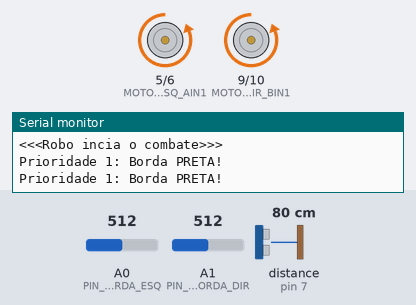
Bench run of a sketch on a simulated Arduino Uno, built with avr-gcc and run on an emulated ATmega328P. Shown: motor-driver pin pairs drawn as motors (green arrow = first pin HIGH = forward, orange = second pin HIGH = backward, longer = more drive), the last lines printed to the serial monitor. Wiring (inferred from the names in the program): ultrasonic range finder: trigger pin 4; echo pin 7. The inputs (shaded band) are chosen by the test bench; at power-on: A0 (PIN_SENSOR_BORDA_ESQ) = 512, A1 (PIN_SENSOR_BORDA_DIR) = 512, distance to the obstacle (sensor on pin 7) 80 cm. The echo pulse lasts 58.3 µs per cm.

Above: at 6.2 s.
6.3 s: A0 (PIN_SENSOR_BORDA_ESQ) set to 490
At 6.51 s:
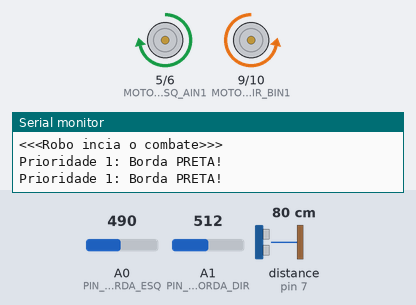
9.8 s: A1 (PIN_SENSOR_BORDA_DIR) set to 490
At 10.6 s:
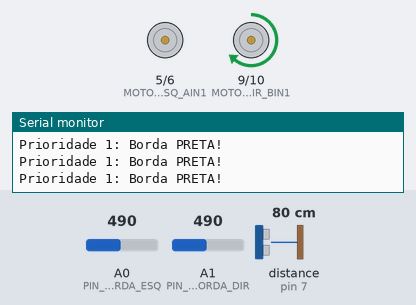
13.4 s: distance to the obstacle (sensor on pin 7) set to 34 cm
16.9 s: distance to the obstacle (sensor on pin 7) set to 28 cm
At 17.3 s:
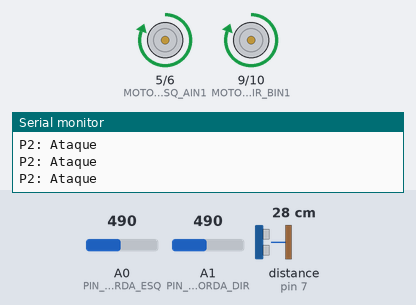
18.4 s: distance to the obstacle (sensor on pin 7) set to 35 cm
At 18.8 s:
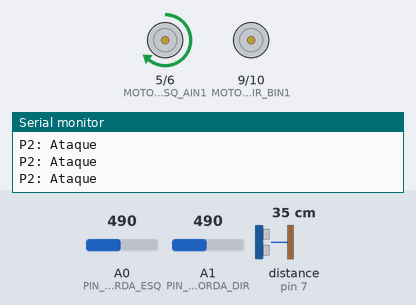
21.9 s: A1 (PIN_SENSOR_BORDA_DIR) set to 510
Timing chart, 0 to 26.4 s (numbered marks = the images above; inputs shaded):
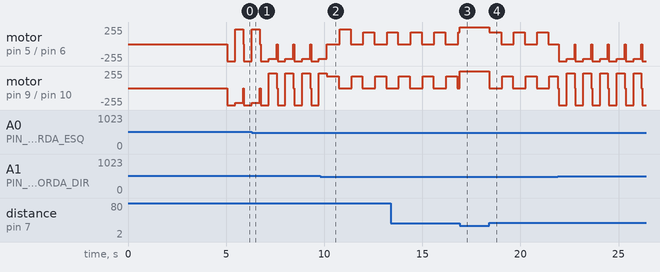

The sketch:

codigo_robo_trainee.ino
```cpp
const int MOTOR_ESQ_AIN1 = 5; // Pino PWM
const int MOTOR_ESQ_AIN2 = 6; // Pino PWM

const int MOTOR_DIR_BIN1 = 9; // Pino PWM
const int MOTOR_DIR_BIN2 = 10;// Pino PWM

const int PIN_SENSOR_BORDA_ESQ = A0;
const int PIN_SENSOR_BORDA_DIR = A1;

const int PIN_SENSOR_TRIG = 4;
const int PIN_SENSOR_ECHO = 7;

const int LIMITE_DISTANCIA_ATAQUE_CM = 30;

const int LIMIAR_BORDA = 500;

const int VEL_MAXIMA_ATAQUE = 255;
const int VEL_FUGA_TRAS = 255;
const int VEL_FUGA_GIRO = 220;
const int VEL_BUSCA_GIRO = 180;

bool bordaEsquerdaDetectada = false;
bool bordaDireitaDetectada = false;
long distanciaCentroCm = 0;

unsigned long ultimoTempoRadar = 0;
bool virandoEsquerda = true;
const int TEMPO_RADAR = 600;

void moverFrente(int velocidade);
void moverTras(int velocidade);
void girarEsquerda(int velocidade);
void girarDireita(int velocidade);
void pararMotores();
long lerDistanciaUltrassonico(int pinoTrig, int pinoEcho);
bool lerSensorBordaEsquerda();
bool lerSensorBordaDireita();
void buscaRadar();

void setup()
{
  pinMode(MOTOR_ESQ_AIN1, OUTPUT);
  pinMode(MOTOR_ESQ_AIN2, OUTPUT);

  pinMode(MOTOR_DIR_BIN1, OUTPUT);
  pinMode(MOTOR_DIR_BIN2, OUTPUT);

  pinMode(PIN_SENSOR_BORDA_ESQ, INPUT);
  pinMode(PIN_SENSOR_BORDA_DIR, INPUT);

  pinMode(PIN_SENSOR_TRIG, OUTPUT);
  pinMode(PIN_SENSOR_ECHO, INPUT);

  Serial.begin(9600);
  Serial.println("<<<Robo Iniciado>>>");
  delay(5000);
  Serial.println("<<<Robo incia o combate>>>");
  ultimoTempoRadar = millis();
}

void loop()
{
  bordaEsquerdaDetectada = lerSensorBordaEsquerda();
  bordaDireitaDetectada = lerSensorBordaDireita();
  distanciaCentroCm = lerDistanciaUltrassonico(PIN_SENSOR_TRIG, PIN_SENSOR_ECHO);

  // --- 1. Nao cair da borda
  if (bordaEsquerdaDetectada || bordaDireitaDetectada)
  {
    Serial.println("Prioridade 1: Borda PRETA!");
    pararMotores();
    delay(50);

    moverTras(VEL_FUGA_TRAS);
    delay(400);

    if (bordaEsquerdaDetectada)
    {
      girarDireita(VEL_FUGA_GIRO);
    }
    else
    {
      girarEsquerda(VEL_FUGA_GIRO);
    }
    delay(400);

    ultimoTempoRadar = millis(); // Reseta o radar
    return;
  }

  // --- 2. ATAQUE ---
  else if (distanciaCentroCm > 0 && distanciaCentroCm < LIMITE_DISTANCIA_ATAQUE_CM)
  {
    Serial.println("P2: Ataque");
    moverFrente(VEL_MAXIMA_ATAQUE);
    ultimoTempoRadar = millis();
  }

  // --- 3. BUSCA (ZIG-ZAG AVANTE) ---
  else
  {
    buscaRadar();
  }
}

void buscaRadar()
{
  // Controla o tempo de troca de lado
  if (millis() - ultimoTempoRadar > TEMPO_RADAR)
  {
    virandoEsquerda = !virandoEsquerda;
    ultimoTempoRadar = millis();
    pararMotores();
    delay(50);
  }
  if (virandoEsquerda)
  {
    analogWrite(MOTOR_ESQ_AIN1, 0);
    digitalWrite(MOTOR_ESQ_AIN2, LOW);

    analogWrite(MOTOR_DIR_BIN1, VEL_BUSCA_GIRO);
    digitalWrite(MOTOR_DIR_BIN2, LOW);
  }
  else
  {
    analogWrite(MOTOR_ESQ_AIN1, VEL_BUSCA_GIRO);
    digitalWrite(MOTOR_ESQ_AIN2, LOW);

    analogWrite(MOTOR_DIR_BIN1, 0);
    digitalWrite(MOTOR_DIR_BIN2, LOW);
  }
}

void moverFrente(int velocidade)
{
  analogWrite(MOTOR_ESQ_AIN1, velocidade);
  digitalWrite(MOTOR_ESQ_AIN2, LOW);

  analogWrite(MOTOR_DIR_BIN1, velocidade);
  digitalWrite(MOTOR_DIR_BIN2, LOW);
}

void moverTras(int velocidade)
{
  digitalWrite(MOTOR_ESQ_AIN1, LOW);
  analogWrite(MOTOR_ESQ_AIN2, velocidade);

  digitalWrite(MOTOR_DIR_BIN1, LOW);
  analogWrite(MOTOR_DIR_BIN2, velocidade);
}

void girarEsquerda(int velocidade)
{
  digitalWrite(MOTOR_ESQ_AIN1, LOW);
  analogWrite(MOTOR_ESQ_AIN2, velocidade);

  analogWrite(MOTOR_DIR_BIN1, velocidade);
  digitalWrite(MOTOR_DIR_BIN2, LOW);
}

void girarDireita(int velocidade)
{
  analogWrite(MOTOR_ESQ_AIN1, velocidade);
  digitalWrite(MOTOR_ESQ_AIN2, LOW);

  digitalWrite(MOTOR_DIR_BIN1, LOW);
  analogWrite(MOTOR_DIR_BIN2, velocidade);
}

void pararMotores()
{
  digitalWrite(MOTOR_ESQ_AIN1, HIGH);
  digitalWrite(MOTOR_ESQ_AIN2, HIGH);

  digitalWrite(MOTOR_DIR_BIN1, HIGH);
  digitalWrite(MOTOR_DIR_BIN2, HIGH);
}

long lerDistanciaUltrassonico(int pinoTrig, int pinoEcho)
{
  digitalWrite(pinoTrig, LOW);
  delayMicroseconds(2);
  digitalWrite(pinoTrig, HIGH);
  delayMicroseconds(10);
  digitalWrite(pinoTrig, LOW);

  long duracao = pulseIn(pinoEcho, HIGH, 5000);

  if (duracao == 0)
  {
    return 100;
  }

  return duracao * 0.034 / 2;
}

bool lerSensorBordaEsquerda()
{
  return (analogRead(PIN_SENSOR_BORDA_ESQ) > LIMIAR_BORDA);
}

bool lerSensorBordaDireita()
{
  return (analogRead(PIN_SENSOR_BORDA_DIR) > LIMIAR_BORDA);
}
```

Measured:
- the behaviour switches between 31 and 30 cm on distance to the obstacle (sensor on pin 7) (found by bisection; images 2 and 3)
- after the input at 18.4 s, motor on pin 5 (MOTOR_ESQ_AIN1) / pin 6 (MOTOR_ESQ_AIN2), motor on pin 9 (MOTOR_DIR_BIN1) / pin 10 (MOTOR_DIR_BIN2): alternates forward 180/255 for 0.55 s and stopped for 0.65 s, starting at once
- by itself, motor on pin 9 (MOTOR_DIR_BIN1) / pin 10 (MOTOR_DIR_BIN2): alternates forward 180/255 for 0.56 s and stopped for 0.66 s
